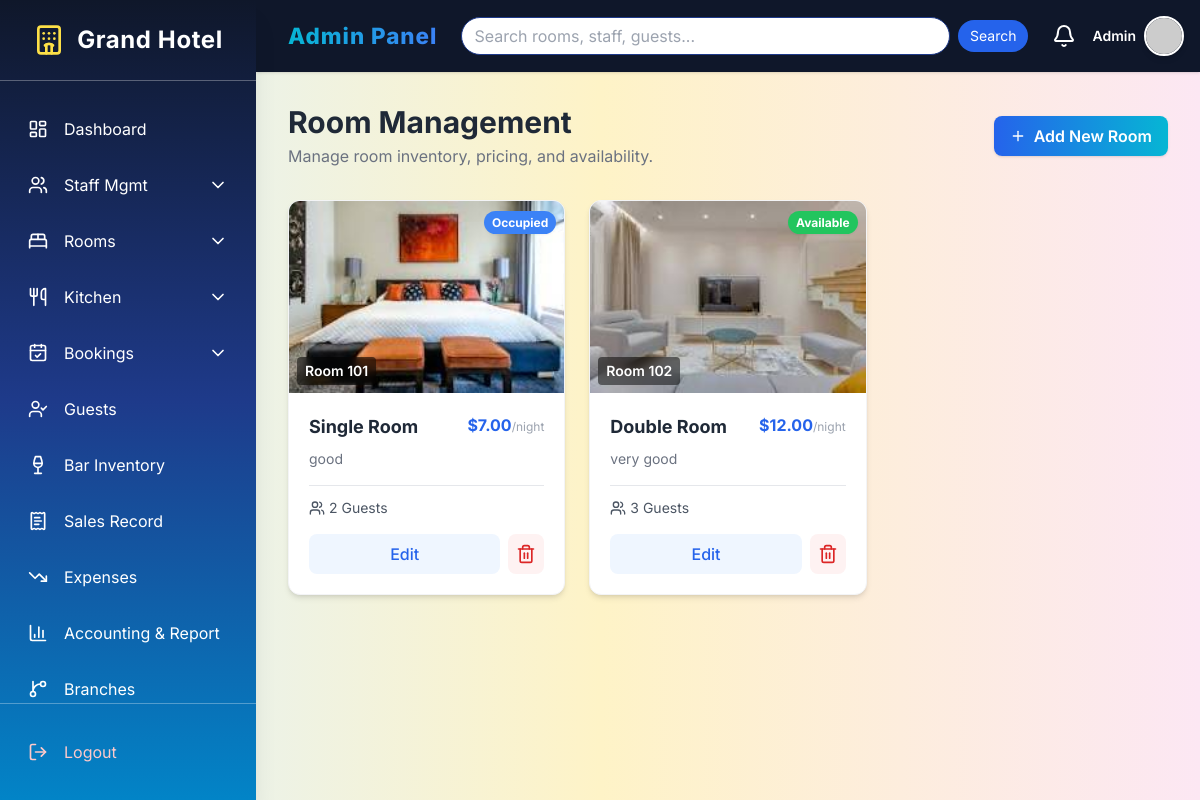
Page /dashboard/admin/rooms/ (signed in) on the committed database.
### accounts/models.py (models this page shows, shortened)
class CustomUser(AbstractUser):
    ADMIN = 'admin'
    EMPLOYEE = 'employee'  # Unified role for all staff
    CUSTOMER = 'customer'
    ROLE_CHOICES = [
        (ADMIN, 'Admin'),
        (EMPLOYEE, 'Employee'),
        (CUSTOMER, 'Customer'),
    ]
    role = models.CharField(max_length=15, choices=ROLE_CHOICES)
    mobile = models.CharField(max_length=15, blank=True, null=True)
    profile_picture = models.ImageField(upload_to='profile_pics/', blank=True, null=True)
    objects = CustomUserManager()

class Room(models.Model):
    ROOM_TYPES = [
        ('single', 'Single Room'),
        ('double', 'Double Room'),
        ('suite', 'Suite'),
        ('deluxe', 'Deluxe Room'),
        ('family', 'Family Room'),
    ]
    AVAILABLE = 'available'
    OCCUPIED = 'occupied'
    DIRTY = 'dirty'
    MAINTENANCE = 'maintenance'
    STATUS_CHOICES = [
        (AVAILABLE, 'Available'),
        (OCCUPIED, 'Occupied'),
        (DIRTY, 'Dirty'),
        (MAINTENANCE, 'Maintenance'),
    ]
    room_number = models.CharField(max_length=10, unique=True)
    room_type = models.CharField(max_length=20, choices=ROOM_TYPES)
    price_per_night = models.DecimalField(max_digits=10, decimal_places=2)
    capacity = models.PositiveIntegerField(help_text="Number of people")
    description = models.TextField(blank=True)
    room_image = models.ImageField(upload_to='room_images/', blank=True, null=True)
    room_status = models.CharField(max_length=20, choices=STATUS_CHOICES, default=AVAILABLE)
    branch = models.ForeignKey('Branch', on_delete=models.SET_NULL, null=True, blank=True, related_name='rooms')

### accounts/decorators.py (the view)
    def wrapper_func(request, *args, **kwargs):
        if request.user.is_authenticated and request.user.role == 'admin':
            return view_func(request, *args, **kwargs)
        return HttpResponseForbidden("Access Denied: You are not an Admin.")

### accounts/models.py (called while the page is built)
    @classmethod
    def load(cls):
        obj, _ = cls.objects.get_or_create(pk=1)
        return obj

### accounts/views.py (called while the page is built)
def paginate(request, queryset, per_page=10):
    return Paginator(queryset, per_page).get_page(request.GET.get('page'))

@login_required
@admin_required
def view_rooms(request):
    active = _active_branch(request)
    rooms = Room.objects.all().order_by('room_number')
    if active:
        rooms = rooms.filter(branch=active)
    page_obj = paginate(request, rooms)
    return render(request, 'admin_panel/view_rooms.html', {'rooms': page_obj, 'page_obj': page_obj, 'active_branch': active})

def _active_branch(request):
    bid = request.session.get('active_branch_id')
    if bid:
        return Branch.objects.filter(id=bid).first()
    return None

### templates/admin_panel/view_rooms.html (shortened to what this page needs)
{% extends 'admin_panel/adminbase.html' %}
{% block admin_content %}
<div class="max-w-7xl mx-auto">
    <div class="mb-8 flex items-center justify-between">
        <div>
            <h2 class="text-3xl font-bold text-gray-800">Room Management</h2>
            <p class="text-gray-500 mt-1">Manage room inventory, pricing, and availability.</p>
        </div>
        <a href="{% url 'add_room' %}" class="px-4 py-2 bg-gradient-to-r from-blue-600 to-cyan-500 text-white font-semibold rounded-lg shadow hover:shadow-lg transition flex items-center">
            <i data-lucide="plus" class="w-4 h-4 mr-2"></i> Add New Room
        </a>
    </div>
    <div class="grid grid-cols-1 md:grid-cols-2 lg:grid-cols-3 gap-6">
        {% for room in rooms %}
        <div class="bg-white rounded-xl shadow-md overflow-hidden border border-gray-100 hover:shadow-xl transition group">
            <div class="relative h-48 bg-gray-200">
                {% if room.room_image %}
                    <img src="{{ room.room_image.url }}" class="w-full h-full object-cover">
                {% else %}
                    <div class="flex items-center justify-center h-full text-gray-400">
                        <i data-lucide="image-off" class="w-12 h-12"></i>
                    </div>
                {% endif %}
                <div class="absolute top-2 right-2">
                    {% if room.room_status == 'available' %}
                        <span class="px-2 py-1 bg-green-500 text-white text-xs font-bold rounded-full shadow-sm">Available</span>
                    {% elif room.room_status == 'occupied' %}
                        <span class="px-2 py-1 bg-blue-500 text-white text-xs font-bold rounded-full shadow-sm">Occupied</span>
                    {% elif room.room_status == 'dirty' %}
                        <span class="px-2 py-1 bg-orange-500 text-white text-xs font-bold rounded-full shadow-sm">Dirty</span>
                    {% else %}
                        <span class="px-2 py-1 bg-gray-500 text-white text-xs font-bold rounded-full shadow-sm">Maintenance</span>
                    {% endif %}
                </div>
                <div class="absolute bottom-2 left-2 bg-black/50 text-white px-2 py-1 rounded text-sm font-semibold backdrop-blur-sm">
                    Room {{ room.room_number }}
                </div>
            </div>
            <div class="p-5">
                <div class="flex justify-between items-start mb-2">
                    <h3 class="text-lg font-bold text-gray-800">{{ room.get_room_type_display }}</h3>
                    <span class="text-blue-600 font-bold">{{ site_currency }}{{ room.price_per_night|floatformat:2 }}<span class="text-gray-400 text-xs font-normal">/night</span></span>
                </div>
                <p class="text-gray-500 text-sm mb-4 line-clamp-2">{{ room.description|default:"No description available." }}</p>
                <div class="flex items-center gap-4 text-sm text-gray-600 mb-4 border-t pt-3">
                    <span class="flex items-center gap-1"><i data-lucide="users" class="w-4 h-4"></i> {{ room.capacity }} Guests</span>
                </div>
                <div class="flex gap-2">
                    <a href="{% url 'edit_room' room.id %}" class="flex-1 py-2 bg-blue-50 text-blue-600 rounded-lg text-center font-medium hover:bg-blue-100 transition">
                        Edit
                    </a>
                    <button onclick="confirmDeleteRoom({{ room.id }}, '{{ room.room_number }}')" class="p-2 bg-red-50 text-red-600 rounded-lg hover:bg-red-100 transition">
                        <i data-lucide="trash-2" class="w-5 h-5"></i>
                    </button>
                </div>
            </div>
        </div>
        {% empty %}
        <div class="col-span-full py-12 text-center text-gray-500 bg-white rounded-xl shadow-sm border border-dashed border-gray-300">
            <i data-lucide="bed-double" class="w-12 h-12 mx-auto text-gray-300 mb-3"></i>
            <p>No rooms added yet. Click "Add New Room" to get started.</p>
        </div>
        {% endfor %}
    </div>
</div>
{% endblock %}

### templates/admin_panel/adminbase.html (shortened to what this page needs)
{% load static %}
<!DOCTYPE html>
<html lang="en">
<head>
  <script src="https://cdn.tailwindcss.com"></script>
</head>
<body class="bg-gray-50">
<div class="flex min-h-screen">
  <aside id="sidebar" class="sidebar w-64 flex-shrink-0 fixed inset-y-0 left-0 z-30 flex flex-col transform -translate-x-full md:translate-x-0 shadow-xl">
    <div class="flex items-center justify-center p-6 border-b border-white/30">
      <i data-lucide="hotel" class="w-8 h-8 mr-3 text-yellow-300"></i>
      <h1 class="text-2xl font-bold tracking-wide">Grand Hotel</h1>
    </div>
    <nav class="flex-1 min-h-0 overflow-y-auto px-4 py-6 space-y-2">
      <a href="{% url 'admin_dashboard' %}" class="sidebar-link flex items-center p-3 rounded-lg {% if request.resolver_match.url_name == 'admin_dashboard' %}active{% endif %}">
        <i data-lucide="layout-dashboard" class="w-5 h-5 mr-4"></i>
        <span>Dashboard</span>
      </a>
      <div>
        {% with url_name=request.resolver_match.url_name %}
        <button id="staff-toggle" class="w-full sidebar-link flex items-center justify-between p-3 rounded-lg {% if 'staff' in url_name %}active{% endif %}">
          <span class="flex items-center">
            <i data-lucide="users" class="w-5 h-5 mr-4"></i>
            <span>Staff Mgmt</span>
          </span>
          <i data-lucide="chevron-down" id="staff-chevron" class="w-5 h-5 transition-transform"></i>
        </button>
        {% endwith %}
      </div>
      <div>
        {% with url_name=request.resolver_match.url_name %}
        <button id="rooms-toggle" class="w-full sidebar-link flex items-center justify-between p-3 rounded-lg">
          <span class="flex items-center">
            <i data-lucide="bed-double" class="w-5 h-5 mr-4"></i>
            <span>Rooms</span>
          </span>
          <i data-lucide="chevron-down" id="rooms-chevron" class="w-5 h-5 transition-transform"></i>
        </button>
        {% endwith %}
      </div>
<div>
    {% with url_name=request.resolver_match.url_name %}
    <button id="kitchen-toggle" class="w-full sidebar-link flex items-center justify-between p-3 rounded-lg">
      <span class="flex items-center">
        <i data-lucide="utensils" class="w-5 h-5 mr-4"></i>
        <span>Kitchen</span>
      </span>
      <i data-lucide="chevron-down" id="kitchen-chevron" class="w-5 h-5 transition-transform"></i>
    </button>
    {% endwith %}
</div>
      <div>
        {% with url_name=request.resolver_match.url_name %}
        <button id="bookings-toggle" class="w-full sidebar-link flex items-center justify-between p-3 rounded-lg">
          <span class="flex items-center">
            <i data-lucide="calendar-check" class="w-5 h-5 mr-4"></i>
            <span>Bookings</span>
          </span>
          <i data-lucide="chevron-down" id="bookings-chevron" class="w-5 h-5 transition-transform"></i>
        </button>
        {% endwith %}
      </div>
<a href="{% url 'view_guests' %}" class="sidebar-link flex items-center p-3 rounded-lg">
    <i data-lucide="user-check" class="w-5 h-5 mr-4"></i>
    <span>Guests</span>
</a>
<a href="{% url 'bar_inventory' %}" class="sidebar-link flex items-center p-3 rounded-lg {% if 'drink' in request.resolver_match.url_name or request.resolver_match.url_name == 'bar_inventory' %}active{% endif %}">
    <i data-lucide="wine" class="w-5 h-5 mr-4"></i>
    <span>Bar Inventory</span>
</a>
<a href="{% url 'sales_record' %}" class="sidebar-link flex items-center p-3 rounded-lg {% if request.resolver_match.url_name == 'sales_record' %}active{% endif %}">
    <i data-lucide="receipt-text" class="w-5 h-5 mr-4"></i>
    <span>Sales Record</span>
</a>
<a href="{% url 'expense_list' %}" class="sidebar-link flex items-center p-3 rounded-lg {% if 'expense' in request.resolver_match.url_name %}active{% endif %}">
    <i data-lucide="trending-down" class="w-5 h-5 mr-4"></i>
    <span>Expenses</span>
</a>
<a href="{% url 'accounting_report' %}" class="sidebar-link flex items-center p-3 rounded-lg {% if request.resolver_match.url_name == 'accounting_report' %}active{% endif %}">
    <i data-lucide="bar-chart-3" class="w-5 h-5 mr-4"></i>
    <span>Accounting &amp; Report</span>
</a>
<a href="{% url 'manage_branches' %}" class="sidebar-link flex items-center p-3 rounded-lg {% if 'branch' in request.resolver_match.url_name %}active{% endif %}">
    <i data-lucide="git-branch" class="w-5 h-5 mr-4"></i>
    <span>Branches</span>
</a>
    </nav>
    <div class="shrink-0 px-4 py-6 border-t border-white/30">
      <form action="{% url 'logout' %}" method="post">
        <button type="submit" class="w-full sidebar-link flex items-center p-3 rounded-lg text-red-200 hover:bg-red-500 hover:text-white transition">
          <i data-lucide="log-out" class="w-5 h-5 mr-4"></i>
          <span>Logout</span>
        </button>
      </form>
    </div>
  </aside>
  <div id="main-content" class="main-content flex-1 flex flex-col md:ml-64">
    <header class="shadow p-4 flex items-center justify-between sticky top-0 z-20">
      <div class="flex items-center space-x-4">
        <span class="brand-text">Admin Panel</span>
      </div>
      <form action="{% url 'global_search' %}" method="get" class="hidden md:flex items-center flex-1 mx-6 search-box">
        <input type="text" name="q" value="{{ request.GET.q }}" placeholder="Search rooms, staff, guests..." class="w-full text-gray-800">
        <button type="submit" class="ml-2 px-3 py-1.5 bg-blue-600 text-white text-sm rounded-full hover:bg-blue-700">Search</button>
      </form>
      <div class="flex items-center space-x-4">
        <i data-lucide="bell" class="w-6 h-6 cursor-pointer hover:text-blue-400 transition"></i>
        <div class="relative group">
            <div class="flex items-center gap-2 cursor-pointer">
                <span class="text-sm font-semibold hidden md:block">{{ user.username|title }}</span>
                {% if user.profile_picture %}
                    <img src="{{ user.profile_picture.url }}" alt="Admin" class="w-10 h-10 rounded-full border-2 border-white shadow-md object-cover">
                {% else %}
                    <img src="https://ui-avatars.com/api/?name={{ user.username }}&background=0D8ABC&color=fff" alt="Admin" class="w-10 h-10 rounded-full border-2 border-white shadow-md">
                {% endif %}
            </div>
        </div>
      </div>
    </header>
    <main class="flex-1 p-6 md:p-8 overflow-y-auto">
      {% block admin_content %}{% endblock %}
    </main>
  </div>
</div>
</body>
</html>

### templates/admin_panel/adminbase.html (style rules this page uses)
body { background: linear-gradient(to right, #e0f2fe, #fef3c7, #fce7f3); font-family: 'Inter', sans-serif; }
.sidebar { background: linear-gradient(to bottom, #0f172a, #1e3a8a, #0284c7); color: white; }
.sidebar-link { transition: all 0.25s ease-in-out; }
header { background: #0f172a; color: white; }
.brand-text { background: linear-gradient(to right, #06b6d4, #3b82f6); -webkit-background-clip: text; -webkit-text-fill-color: transparent; font-weight: 800; font-size: 1.4rem; letter-spacing: 1px; }
.search-box input { border-radius: 9999px; padding: 6px 12px; outline: none; border: 1px solid #1e3a8a; }

### rows in the picture
CustomUser: username "Admin"
Room: room_image (picture), room_status "Occupied", room_number "101", room_type "Single Room", site_currency "$", price_per_night "7.00", description "good", capacity "2"
Room: room_image (picture), room_status "Available", room_number "102", room_type "Double Room", site_currency "$", price_per_night "12.00", description "very good", capacity "3"
